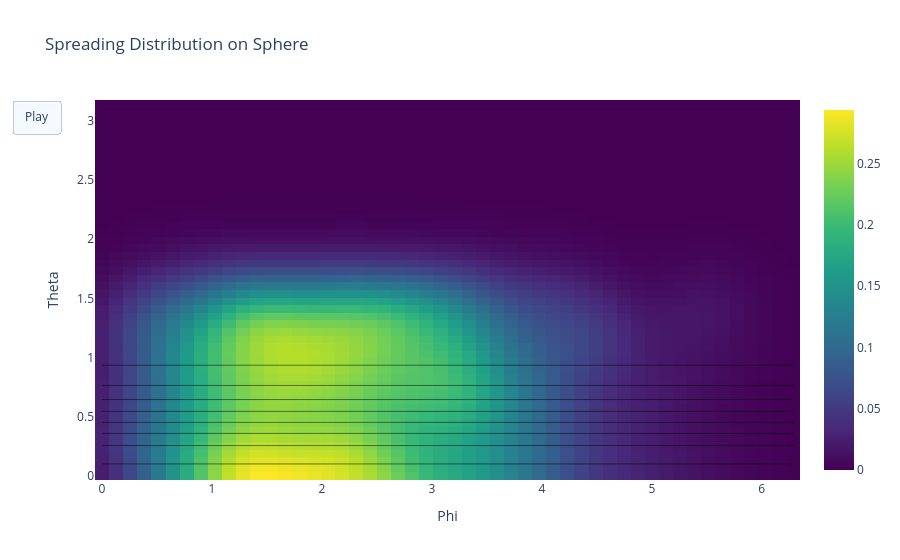

Notebook cell for this chart:
### Markdown cell above
Finally, create an animation with frames that contain the empirical heatmap and the theoretical contour lines. The animation will show the distribution at $t=0.1$, $t=0.5$, $t=1.0$, and $t=2.0$.

### Code cell
overlayed_frames = []
for i in range(1, 4):
    theta_grid, phi_grid, normalized_density_sphere, dtheta, dphi = estimate_density(positions_at_times, i)
    z_frame = normalized_density_sphere
    
    theoretical_contour = go.Contour(
        x=phi_grid,
        y=theta_grid,
        z=theoretical_densities[i],
        contours=dict(coloring="none"),
        showscale=False
    )
    
    overlayed_frames.append(
        go.Frame(
            data=[go.Heatmap(
                x=phi_grid,
                y=theta_grid,
                z=z_frame
                ),
                theoretical_contour
            ],
            name=f"Time step: {times[i]}"
        )
    )


# Plot figure with all frames and a play button for animation
figure = go.Figure(
    data=[init_heatmap, init_theoretical_contour],
    frames=overlayed_frames,
    layout=go.Layout(
        title="Spreading Distribution on Sphere",
        xaxis=dict(title="Phi"),
        yaxis=dict(title="Theta"),
        updatemenus=[{
            "type": "buttons",
            "buttons": [
                {
                    "label": "Play",
                    "method": "animate",
                    "args": [
                        None,
                        {
                            "frame": {"duration": 600, "redraw": True}, # Set redraw to true to prevent frozen animation
                            "fromcurrent": True,
                            "transition": {"duration": 200}
                        }
                    ]
                }
            ]
        }]
    )
)

figure.show()

### Figure 1 — Plotly figure (JSON) as saved in the notebook; plotly's stock layout.template omitted (floating-point values rounded to 4 significant figures; data arrays with more than 128 entries replaced by an {"elided": "..."} marker saying what was removed)
{"data": [{"colorscale": [[0, "#440154"], [0.1111, "#482878"], [0.2222, "#3e4989"], [0.3333, "#31688e"], [0.4444, "#26828e"], [0.5556, "#1f9e89"], [0.6667, "#35b779"], [0.7778, "#6ece58"], [0.8889, "#b5de2b"], [1, "#fde725"]], "type": "heatmap", "x": [0.0, 0.1282, 0.2565, 0.3847, 0.5129, 0.6411, 0.7694, 0.8976, 1.026, 1.154, 1.282, 1.411, 1.539, 1.667, 1.795, 1.923, 2.052, 2.18, 2.308, 2.436, 2.565, 2.693, 2.821, 2.949, 3.077, 3.206, 3.334, 3.462, 3.59, 3.719, 3.847, 3.975, 4.103, 4.232, 4.36, 4.488, 4.616, 4.744, 4.873, 5.001, 5.129, 5.257, 5.386, 5.514, 5.642, 5.77, 5.899, 6.027, 6.155, 6.283], "y": [0.0, 0.06411, 0.1282, 0.1923, 0.2565, 0.3206, 0.3847, 0.4488, 0.5129, 0.577, 0.6411, 0.7053, 0.7694, 0.8335, 0.8976, 0.9617, 1.026, 1.09, 1.154, 1.218, 1.282, 1.346, 1.411, 1.475, 1.539, 1.603, 1.667, 1.731, 1.795, 1.859, 1.923, 1.988, 2.052, 2.116, 2.18, 2.244, 2.308, 2.372, 2.436, 2.5, 2.565, 2.629, 2.693, 2.757, 2.821, 2.885, 2.949, 3.013, 3.077, 3.142], "z": {"elided": "50x50 float values"}}, {"contours": {"coloring": "none"}, "showscale": false, "type": "contour", "x": [0.0, 0.1282, 0.2565, 0.3847, 0.5129, 0.6411, 0.7694, 0.8976, 1.026, 1.154, 1.282, 1.411, 1.539, 1.667, 1.795, 1.923, 2.052, 2.18, 2.308, 2.436, 2.565, 2.693, 2.821, 2.949, 3.077, 3.206, 3.334, 3.462, 3.59, 3.719, 3.847, 3.975, 4.103, 4.232, 4.36, 4.488, 4.616, 4.744, 4.873, 5.001, 5.129, 5.257, 5.386, 5.514, 5.642, 5.77, 5.899, 6.027, 6.155, 6.283], "y": [0.0, 0.06411, 0.1282, 0.1923, 0.2565, 0.3206, 0.3847, 0.4488, 0.5129, 0.577, 0.6411, 0.7053, 0.7694, 0.8335, 0.8976, 0.9617, 1.026, 1.09, 1.154, 1.218, 1.282, 1.346, 1.411, 1.475, 1.539, 1.603, 1.667, 1.731, 1.795, 1.859, 1.923, 1.988, 2.052, 2.116, 2.18, 2.244, 2.308, 2.372, 2.436, 2.5, 2.565, 2.629, 2.693, 2.757, 2.821, 2.885, 2.949, 3.013, 3.077, 3.142], "z": {"elided": "50x50 float values"}}], "layout": {"title": {"text": "Spreading Distribution on Sphere"}, "updatemenus": [{"buttons": [{"args": [null, {"frame": {"duration": 600, "redraw": true}, "fromcurrent": true, "transition": {"duration": 200}}], "label": "Play", "method": "animate"}], "type": "buttons"}], "xaxis": {"title": {"text": "Phi"}}, "yaxis": {"title": {"text": "Theta"}}}}
